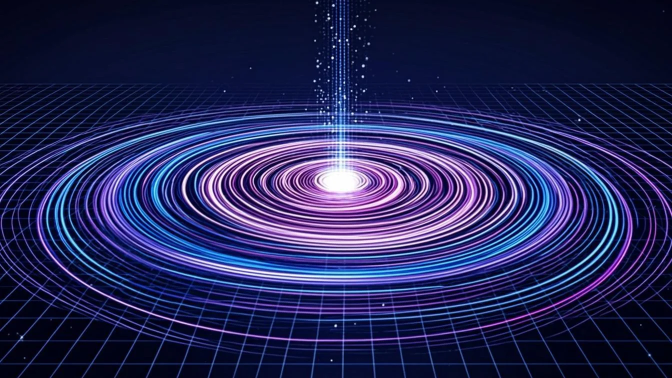
#> input picture assets/banners/hero-main.webp, 1344 x 756 px, given in place of hero-main.png, which was not available (shown at 1/2 size)
$ python process_images.py
#> lines starting #> are read from the running program, lines starting #| are printed output that depends on the picture; pictures that were not available may be replaced by others from this repository, and a replacement may not be noted
#!/usr/bin/env python3
"""Post-process generated PNGs -> optimized repo assets.
- hero-main: 1344x768 -> center-crop 1344x756 (exact 16:9) -> WebP q85
- banner-*:  1344x768 -> center-crop 1344x336 (exact 4:1) -> WebP q82
- og-image:  1152x864 -> center-crop 1152x605 (~1200x630 ratio) -> PNG + WebP
- icons:     1024x1024 PNG as-is (already compact)
- bg-*:      1024x1024 -> WebP q75
- avatar:    PNG full-res + 256px copy
"""
from PIL import Image
import os, shutil

RAW = os.environ.get("GEN_STAGE", ".gen-staging")
REPO = os.environ.get("REPO_ROOT", ".")
B = os.path.join(REPO, "assets", "banners")
I = os.path.join(REPO, "assets", "icons")
BG = os.path.join(REPO, "assets", "backgrounds")
OG = os.path.join(REPO, "assets", "og")
AV = os.path.join(REPO, "assets", "avatar")
for d in (B, I, BG, OG, AV):
    os.makedirs(d, exist_ok=True)

def center_crop(im, tw, th):
    w, h = im.size
    # scale target box: crop as much height/width as needed keeping center
    target_ratio = tw / th
    ratio = w / h
    if ratio > target_ratio:      # too wide -> crop width
        nw = int(h * target_ratio)
        x0 = (w - nw) // 2
        box = (x0, 0, x0 + nw, h)
    else:                          # too tall -> crop height
        nh = int(w / target_ratio)
        y0 = (h - nh) // 2
        box = (0, y0, 0 + w, y0 + nh)
    return im.crop(box)

report = []

# 1) hero-main
im = Image.open(f"{RAW}/hero-main.png").convert("RGB")
#> im is the input picture: PIL image 1344x756 RGB; mean R, G, B 37.4, 39.5, 88.2
hero = center_crop(im, 16, 9)  # -> 1344x756
hero.save(f"{B}/hero-main.webp", "WEBP", quality=85, method=6)
report.append(f"hero-main.webp {hero.size}")

# 2) section banners -> 4:1
for f in sorted(os.listdir(RAW)):
    if f.startswith("banner-") and f.endswith(".png"):
        sec = f[len("banner-"):-len(".png")]
        im = Image.open(os.path.join(RAW, f)).convert("RGB")
        b = center_crop(im, 4, 1)  # -> 1344x336
        out = os.path.join(B, f"banner-{sec}.webp")
        b.save(out, "WEBP", quality=82, method=6)
        report.append(f"banner-{sec}.webp {b.size} {os.path.getsize(out)//1024} KB")

# 3) og-image
im = Image.open(f"{RAW}/og-image.png").convert("RGB")
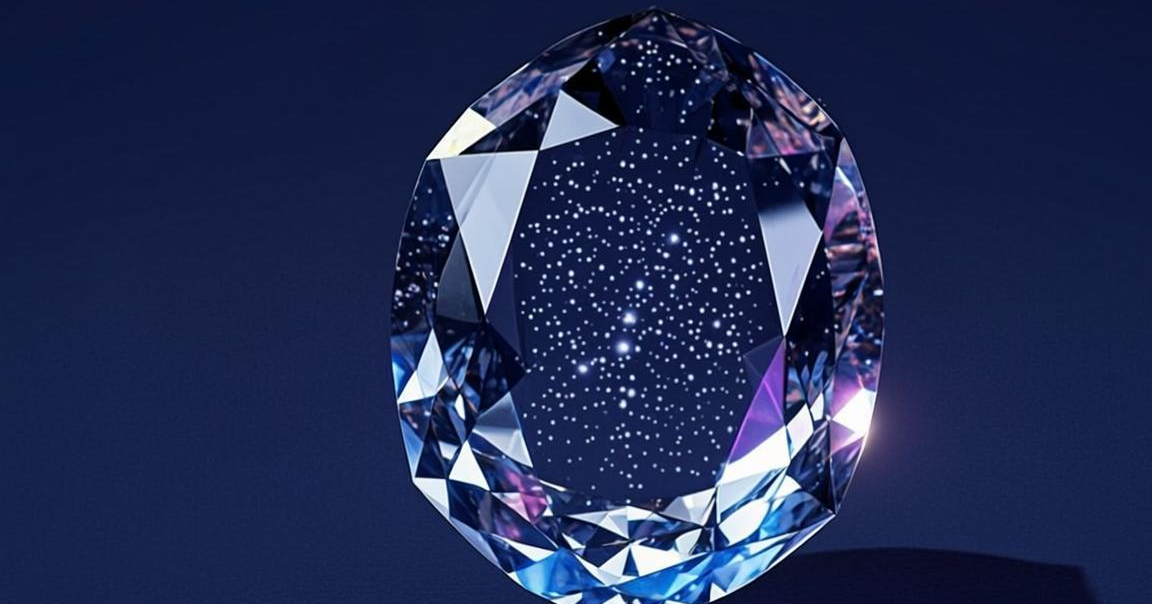
#> input picture assets/og/og-image.png, 1152 x 604 px, given as the content of the folder .gen-staging, which was not available
#> im is the input picture: PIL image 1152x604 RGB; mean R, G, B 34.3, 44.7, 84
og = center_crop(im, 1200, 630)
og.save(f"{OG}/og-image.png", "PNG", optimize=True)
og.save(f"{OG}/og-image.webp", "WEBP", quality=85, method=6)
report.append(f"og-image {og.size}")

# 4) icons as-is
for f in sorted(os.listdir(RAW)):
    if f.startswith("icon-") and f.endswith(".png"):
        shutil.copy(os.path.join(RAW, f), os.path.join(I, f))
        report.append(f"{f} {Image.open(os.path.join(RAW,f)).size}")

# 5) backgrounds
for f in ("bg-starfield.png", "bg-matrix.png"):
    im = Image.open(os.path.join(RAW, f)).convert("RGB")
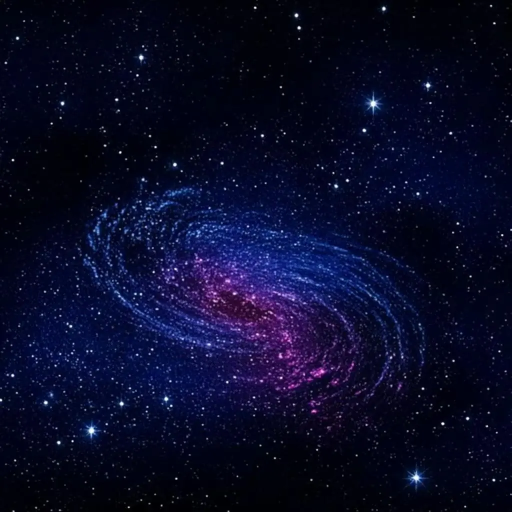
#> input picture assets/backgrounds/bg-starfield.webp, 1024 x 1024 px, given in place of bg-starfield.png, which was not available (shown at 1/2 size)
#> im is the input picture: PIL image 1024x1024 RGB; mean R, G, B 9.1, 10.9, 40.3
    out = os.path.join(BG, f[:-4] + ".webp")
    im.save(out, "WEBP", quality=75, method=6)
    report.append(f"{os.path.basename(out)} {os.path.getsize(out)//1024} KB")

# 6) avatar
im = Image.open(f"{RAW}/avatar.png").convert("RGB")
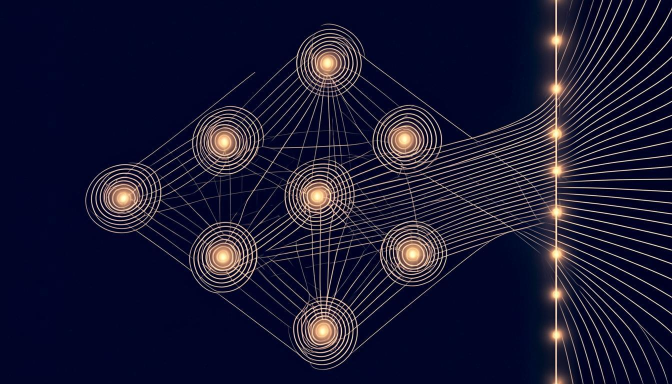
#> input picture assets/visuals/ai/ab_cloud_concept_dark.png, 1344 x 768 px, given in place of avatar.png, which was not available (shown at 1/2 size)
#> im is the input picture: PIL image 1344x768 RGB; mean R, G, B 25.2, 23.9, 50
im.save(f"{AV}/avatar.png", "PNG", optimize=True)
im.resize((256, 256), Image.LANCZOS).save(f"{AV}/avatar-256.png", "PNG", optimize=True)
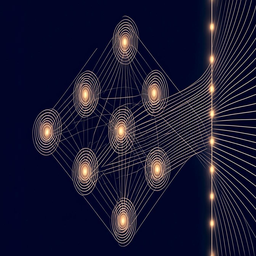
#> saved as avatar-256.png: PIL image 256x256 RGB; mean R, G, B 26, 24.7, 50
report.append("avatar.png + avatar-256.png")

print("POST-PROCESS DONE:")
for r in report:
    print(" ", r)
tot = 0
for root, _, files in os.walk(REPO, topdown=True):
    if ".git" in root:
        continue
    for f in files:
        if f.endswith((".webp", ".png")) and root.startswith(REPO + "/assets/"):
            tot += os.path.getsize(os.path.join(root, f))
print(f"TOTAL new raster assets: {tot//1024} KB")
